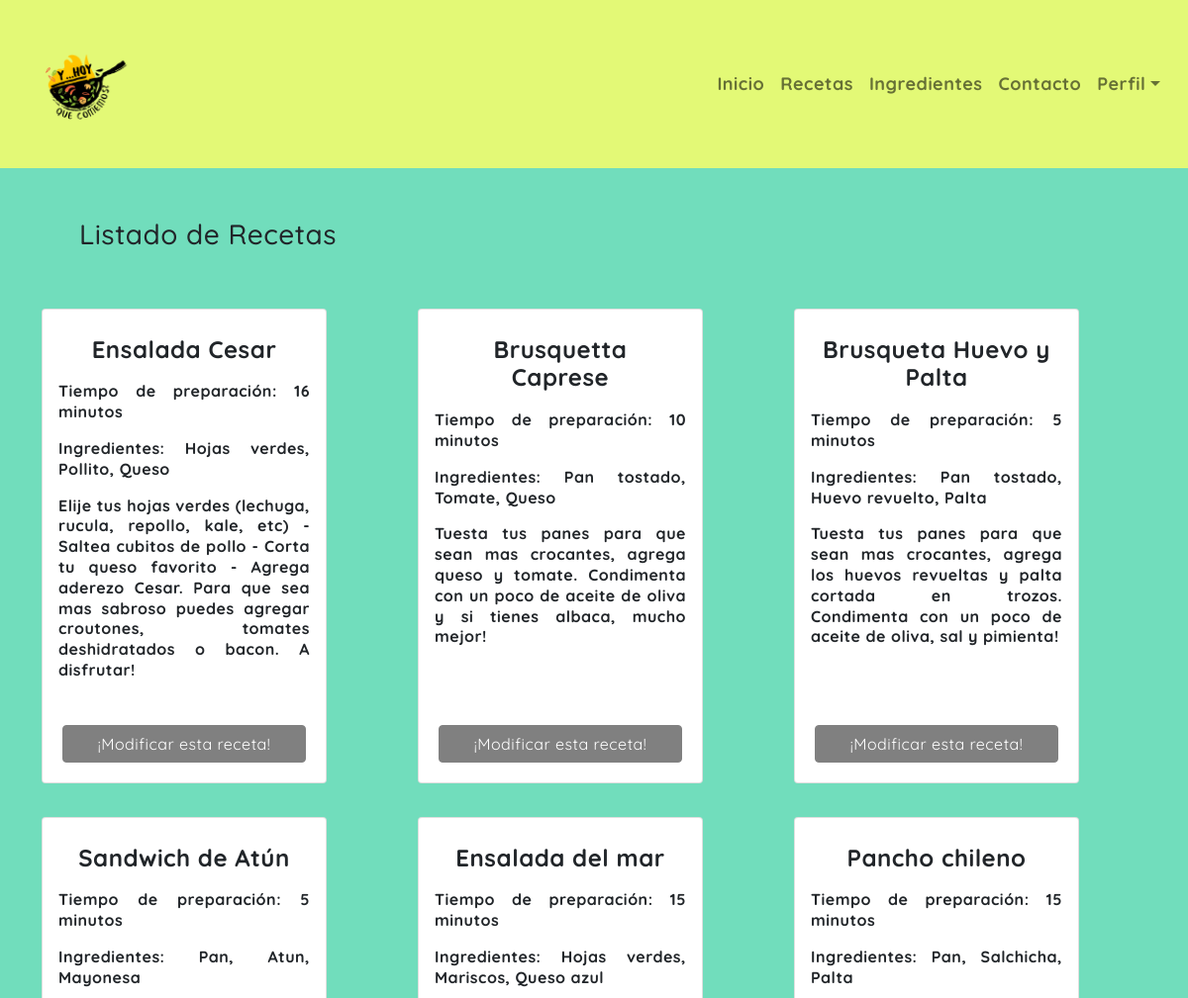
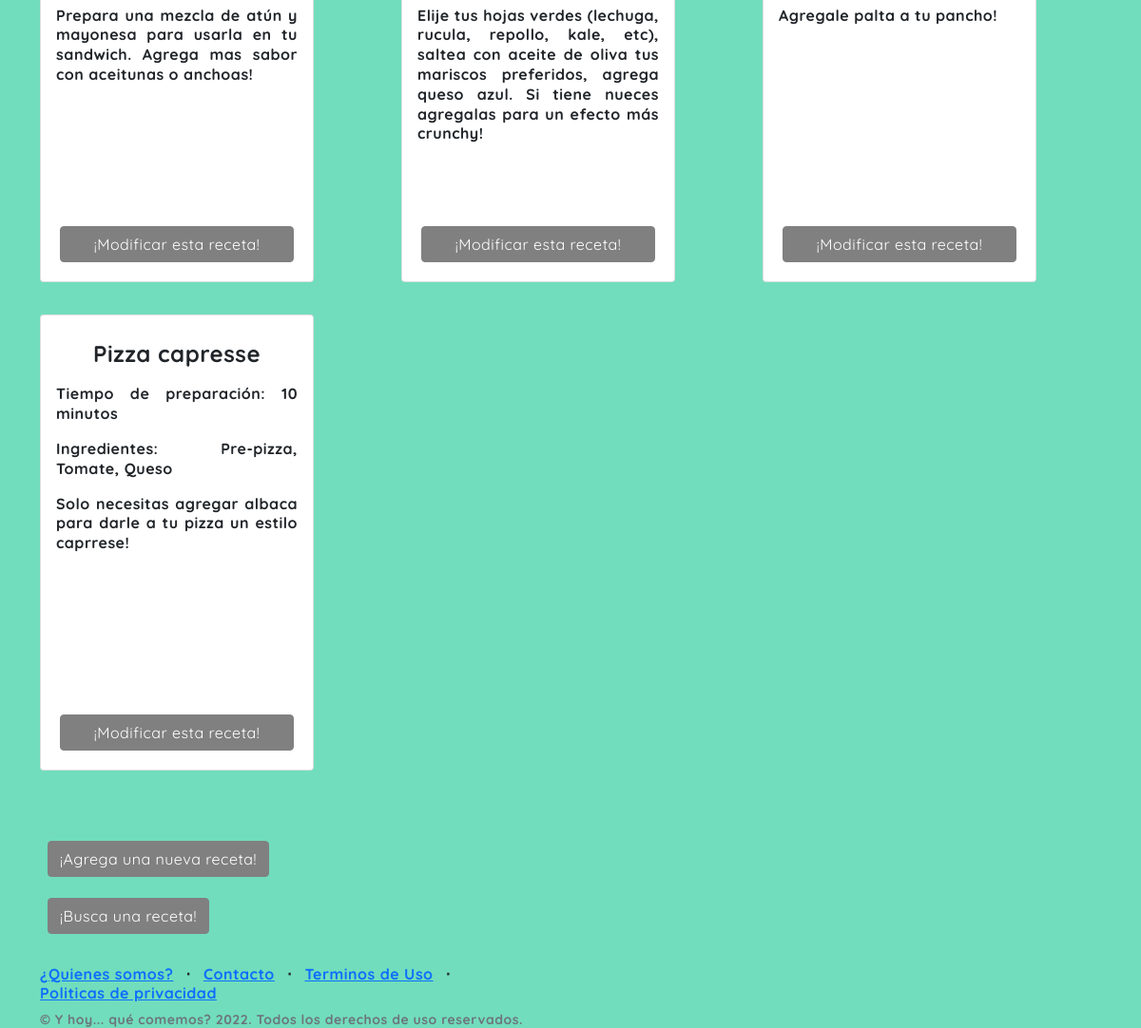
Page /app_recetas/recetas/ on the committed database (2 pictures, top to bottom).
### app_recetas/models.py (models this page shows, shortened)
class Receta(models.Model):
    nombre = models.CharField(max_length=40)
    ingrediente_uno = models.CharField(max_length=250)
    ingrediente_dos = models.CharField(max_length=250)
    ingrediente_tres = models.CharField(max_length=250)
    tiempo = models.IntegerField()
    descripcion = models.CharField(max_length=250)

### app_recetas/views.py (the view)
# urls.py: path('recetas/', views.recetas , name='recetas'),
def recetas (request):
    recetas = Receta.objects.all()
    datos = { "datos" : recetas}
    return render (request , "app_recetas/recetas.html" , datos)

### app_recetas/templates/app_recetas/recetas.html
{% extends "app_recetas/padre.html" %}
{% load static %}
{% block contenido %}
<h3> Listado de Recetas </h3>
<div class="container" id="recetasCards">
    <div class="row">
      {% for n in datos %}
      <div class="col-sm-4 mb-4">
        <div class="card" style="width: 18rem;">
        <div class="card-body" style="height: 400px;">
          <h4 class="card-title">{{n.nombre}}</h4>
          <p>Tiempo de preparación: {{n.tiempo}} minutos</p>
          <p>Ingredientes: {{n.ingrediente_uno}}, {{n.ingrediente_dos}}, {{n.ingrediente_tres}}</p>
          <p class="card-text">{{n.descripcion}}</p>
        </div>
        <a href="{% url 'modificar_receta' n.nombre %}" class="btn btn-primary" id="recetasBtn">¡Modificar esta receta!</a>
      </div>
    </div>
    {% endfor %}
    </div>
</div>
<div style="height: 60px;" class="indexDisplayBtn"><a href="{% url 'nueva_receta' %}" class="btn btn-primary" id="recetasBtn">¡Agrega una nueva receta!</a></div></div>
<div style="height: 60px;" class="indexDisplayBtn"><a href="{% url 'busqueda_receta' %}" class="btn btn-primary" id="recetasBtn">¡Busca una receta!</a></div></div>
{% endblock %}

### app_recetas/templates/app_recetas/padre.html (shortened to what this page needs)
<!DOCTYPE html>
<html lang="en">
<head>
    {% load static %}
    <link href="https://cdn.jsdelivr.net/npm/bootstrap@5.1.0/dist/css/bootstrap.min.css" rel="stylesheet">
    <link href="{% static '/app_recetas/css/style.css' %}" rel="stylesheet" />
</head>
<body>
    <header>
  <nav class="navbar fixed-top navbar-expand-md navbar-light bg-light">
    <div class="container-fluid">
      <a class="navbar-brand" href="{% url 'inicio'%}">
        <img src="{% static '/app_recetas/img/logo_queco.png' %}" alt="" width="120" height="120" class="d-inline-block align-text-top"></a>
        <ul class="navbar-nav collapse navbar-collapse" id="navbarNav">
          <li class="nav-item">
            <a class="nav-link" aria-current="page" href="{% url 'inicio'%}">Inicio</a>
          </li>
          <li class="nav-item">
            <a class="nav-link" href="{% url 'recetas'%}">Recetas</a>
          </li>
          <li class="nav-item">
            <a class="nav-link" href="{% url 'ingredientes'%}">Ingredientes</a>
          </li>
          <li class="nav-item">
            <a class="nav-link" href="{% url 'contacto'%}">Contacto</a>
          </li>
          <li class="nav-item dropdown">
            {% if not request.user.is_authenticated %}
            <a class="nav-link dropdown-toggle" href="#" id="navbarDropdownMenuLink" role="button" data-bs-toggle="dropdown" aria-expanded="false">
              Perfil</a>
            {% endif %}
          </li>
        </ul>
      </div>
    </nav>
</header>
<main>
    {% block contenido %}
    {% endblock %}
</main>
<footer>
    <div class="container">
        <div class="row">
            <div class="col-lg-6 h-100 text-center text-lg-start my-auto">
                <ul class="list-inline mb-2">
                    <li class="list-inline-item"><a href="{% url 'about'%}">¿Quienes somos?</a></li>
                    <li class="list-inline-item">⋅</li>
                    <li class="list-inline-item"><a href="#!">Contacto</a></li>
                    <li class="list-inline-item">⋅</li>
                    <li class="list-inline-item"><a href="#!">Terminos de Uso</a></li>
                    <li class="list-inline-item">⋅</li>
                    <li class="list-inline-item"><a href="#!">Politicas de privacidad</a></li>
                </ul>
                <p class="text-muted small mb-4 mb-lg-0">&copy; Y hoy... qué comemos? 2022. Todos los derechos de uso reservados.</p>
            </div>
        </div>
    </div>
  </footer>
  </body>
  </html>

### app_recetas/static/app_recetas/css/style.css (style rules this page uses)
.navbar-nav { align-items: center; justify-content: flex-end; }
.navbar { padding: 0px; margin: 0px; }
.container-fluid { background-color:#E3F976; padding: 20px; margin: 0; justify-content: flex-end; }
.navbar-brand { font-size: xx-large; font-weight: bold; }
.nav-item { font-size: large; }
body { padding-top: 0px; padding-bottom: 0px; margin: 0px; margin-top: 150px; font-family: 'Quicksand', sans-serif; font-weight: bold; text-align: justify; line-height: 1.3; text-decoration-line: none; letter-spacing: 0.5px; background-color: #71DDBC; }
.btn-primary { background-color: grey; border-color: grey; margin: 20px; }
footer { margin-top: 200 px; margin-bottom: 150 px; }
main { margin: 10px; padding: 20px; }
.card-title { text-align: center; font-weight: bold; padding: 10px; }
h3 { padding: 50px; }
#recetasCards { margin-top: 20 px; margin-bottom: 20px; padding-top: 20 px; padding-bottom: 20 px; }
.card { margin-bottom: 10px; }

### rows in the picture
Receta: nombre "Ensalada Cesar", tiempo "16", ingrediente_uno "Hojas verdes", ingrediente_dos "Pollito", ingrediente_tres "Queso", descripcion "Elije tus hojas verdes (lechuga, rucula, repollo, kale, etc) - Saltea cubitos de pollo - Corta tu queso favorito - Agrega aderezo Cesar. Para que sea mas sabroso puedes agregar croutones, tomates deshidratados o bacon. A disfrutar!"
Receta: nombre "Brusquetta Caprese", tiempo "10", ingrediente_uno "Pan tostado", ingrediente_dos "Tomate", ingrediente_tres "Queso", descripcion "Tuesta tus panes para que sean mas crocantes, agrega queso y tomate. Condimenta con un poco de aceite de oliva y si tienes albaca, mucho mejor!"
Receta: nombre "Brusqueta Huevo y Palta", tiempo "5", ingrediente_uno "Pan tostado", ingrediente_dos "Huevo revuelto", ingrediente_tres "Palta", descripcion "Tuesta tus panes para que sean mas crocantes, agrega los huevos revueltas y palta cortada en trozos. Condimenta con un poco de aceite de oliva, sal y pimienta!"
Receta: nombre "Sandwich de Atún", tiempo "5", ingrediente_uno "Pan", ingrediente_dos "Atun", ingrediente_tres "Mayonesa", descripcion "Prepara una mezcla de atún y mayonesa para usarla en tu sandwich. Agrega mas sabor con aceitunas o anchoas!"
Receta: nombre "Ensalada del mar", tiempo "15", ingrediente_uno "Hojas verdes", ingrediente_dos "Mariscos", ingrediente_tres "Queso azul", descripcion "Elije tus hojas verdes (lechuga, rucula, repollo, kale, etc), saltea con aceite de oliva tus mariscos preferidos, agrega queso azul. Si tiene nueces agregalas para un efecto más crunchy!"
Receta: nombre "Pancho chileno", tiempo "15", ingrediente_uno "Pan", ingrediente_dos "Salchicha", ingrediente_tres "Palta", descripcion "Agregale palta a tu pancho!"
Receta: nombre "Pizza capresse", tiempo "10", ingrediente_uno "Pre-pizza", ingrediente_dos "Tomate", ingrediente_tres "Queso", descripcion "Solo necesitas agregar albaca para darle a tu pizza un estilo caprrese!"
